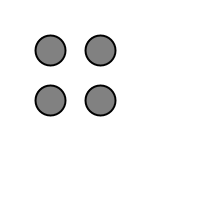
Frame 1 (no input)
Frame 60 (the mouse pressed at the canvas centre just before this capture): identical to frame 1, image omitted
Frame 120 (the mouse held since frame 60 and released just before this capture): identical to frame 1, image omitted

The Processing sketch that drew this single still picture (run headless with seeded random() and noise(); from frame 60 on, the mouse is pressed at the canvas centre):

// Processing sketch: Exercise_4___4_sketch_1
// ── Exercise_4___4_sketch_1.pde
// Sketch 1 of exercise 4 - 4

void setup() {
  size(200, 200);
  smooth();
}

void draw() {
  background(255);
  fill(129);
  strokeWeight(2);
  ellipse(50, 50, 30, 30);
  ellipse(50, 100, 30, 30);
  ellipse(100, 50, 30, 30);
  ellipse(100, 100, 30, 30);
}
